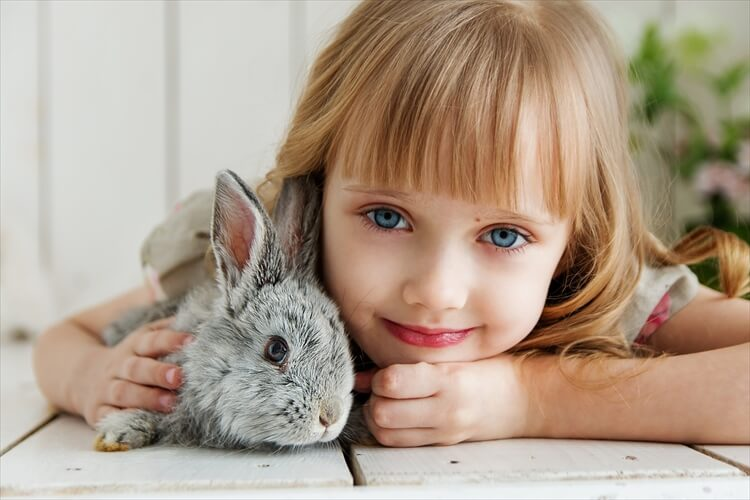
#> input picture girl.jpg, 750 x 500 px
$ python face-detect.py
#> lines starting #> are read from the running program, lines starting #| are printed output that depends on the picture; after the words box and inside, x2 and y2 are one past the last pixel; in counts of white or black regions, pixels touching at a corner belong together
import matplotlib.pyplot as plt
import cv2

#カスケードファイルを指定して検出器を作成
cascade_file = "haarcascade_frontalface_alt.xml"
cascade = cv2.CascadeClassifier(cascade_file)

#画像を読み込んでグレイスケールに変換する
img = cv2.imread("girl.jpg")
#> img is the input picture: shape (500, 750, 3); mean B, G, R 140.5, 158.1, 175.8
img_gray = cv2.cvtColor(img, cv2.COLOR_BGR2GRAY)
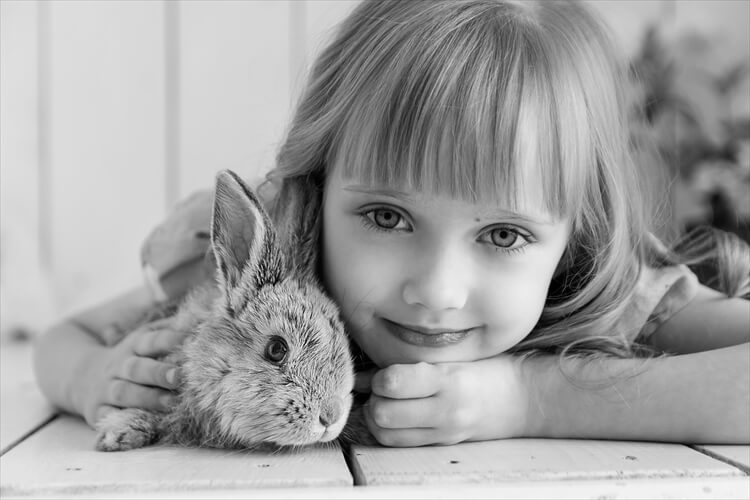
#> img_gray: shape (500, 750); min 0, max 254, mean 161.4

#画像認識を実行
face_list = cascade.detectMultiScale(img_gray, minSize=(150,150))
#> face_list = [[312, 136, 269, 269]]
#結果を確認
if len(face_list) == 0:
  print ("失敗")
  quit()
#認識した部分に印をつける
for (x,y,w,h) in face_list:
  print("顔の座標=", x,y,w,h)
  red = (0,0,255)
  cv2.rectangle(img,(x,y),(x+w,y+h),red,thickness=20)
#> this loop made 1 pass
#> (x, y, w, h, red) on pass 1: (312, 136, 269, 269, (0, 0, 255))
#| 顔の座標= 312 136 269 269
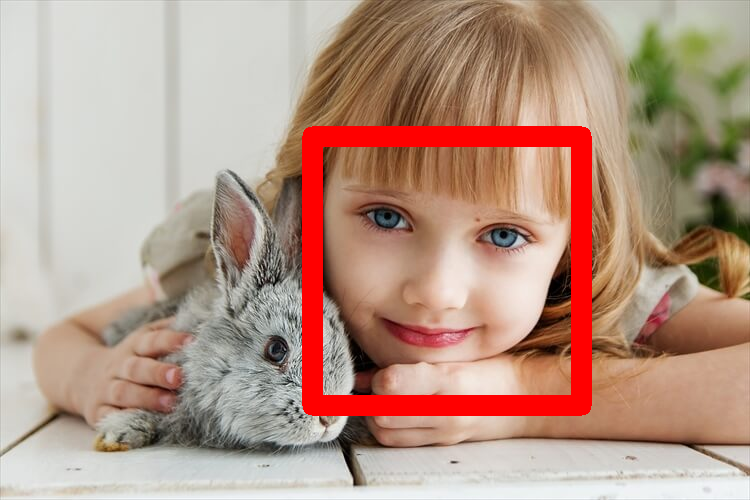
#> img: shape (500, 750, 3); 5.99% of pixels changed, all inside (x1, y1, x2, y2) = (302, 126, 592, 416)

#画像を出力
cv2.imwrite("face-detect.png",img)
plt.imshow(cv2.cvtColor(img,cv2.COLOR_BGR2RGB))
plt.show

$ run again, with family.jpg copied over girl.jpg
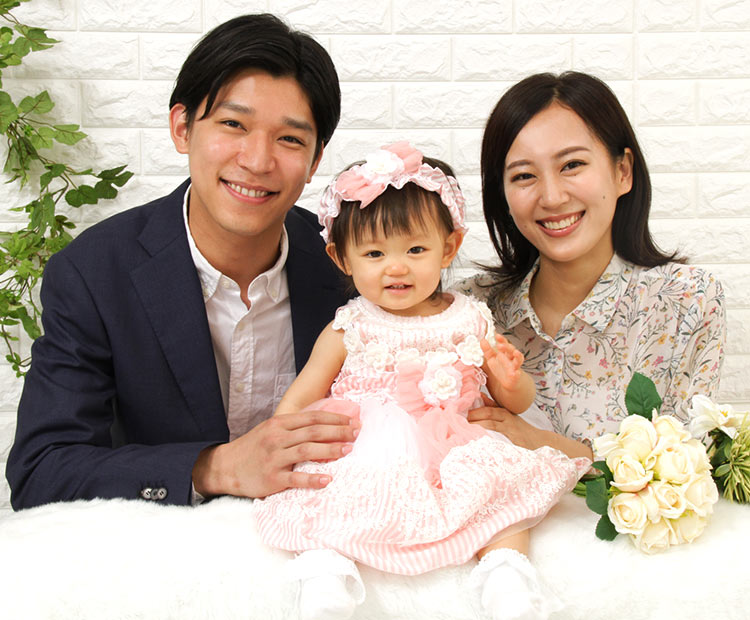
#> input picture family.jpg, 750 x 620 px
#> img is the input picture: shape (620, 750, 3); mean B, G, R 163.1, 175.8, 190
#> `img_gray = cv2.cvtColor(img, cv2.COLOR_BGR2GRAY)`:
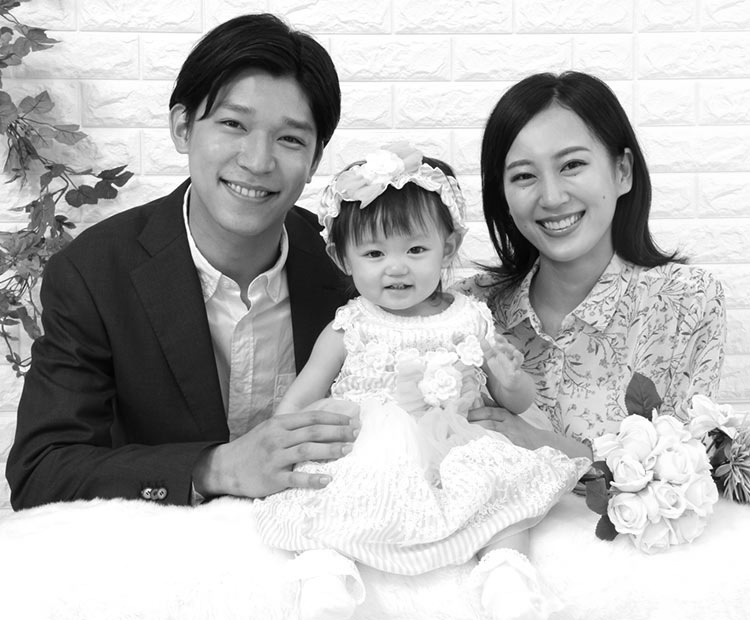
#> img_gray: shape (620, 750); min 1, max 255, mean 178.6
#> face_list = [[175, 62, 172, 172], [470, 102, 166, 166]]
#> the loop `for (x,y,w,h) in face_list:` made 2 passes
#> (x, y, w, h, red) on passes 1 to 2: (175, 62, 172, 172, (0, 0, 255)), (470, 102, 166, 166, (0, 0, 255))
#> (printed output is left out)
#> after the loop `for (x,y,w,h) in face_list:`:
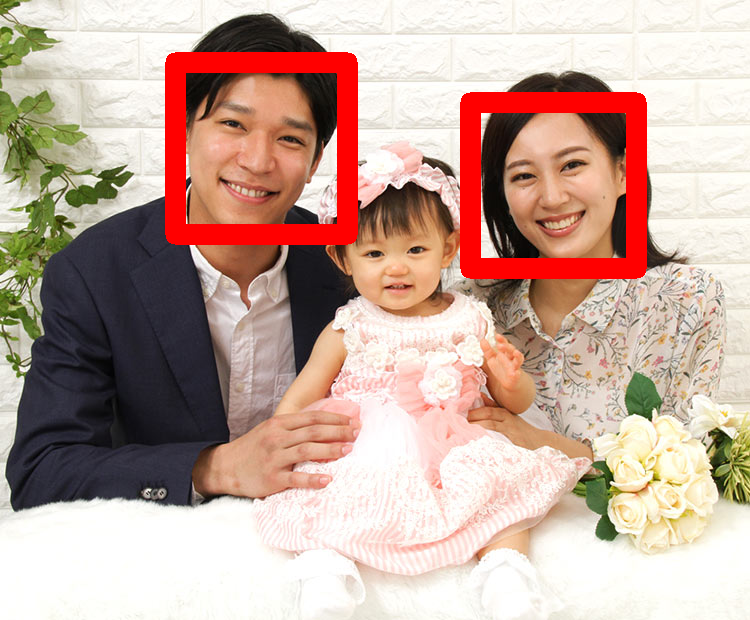
#> img: shape (620, 750, 3); 6.05% of pixels changed, all inside (x1, y1, x2, y2) = (165, 52, 647, 279)
